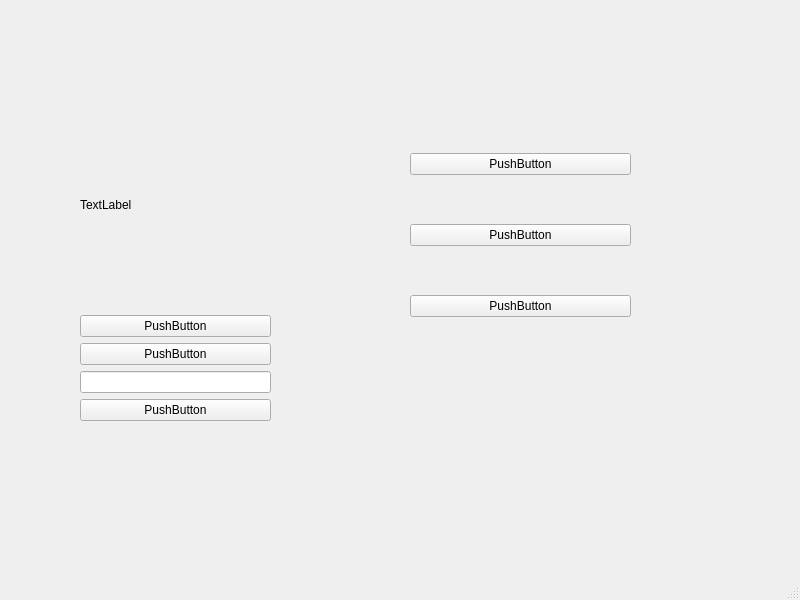
<?xml version="1.0" encoding="UTF-8"?>
<ui version="4.0">
 <class>MainWindow</class>
 <widget class="QMainWindow" name="MainWindow">
  <property name="geometry">
   <rect>
    <x>0</x>
    <y>0</y>
    <width>800</width>
    <height>600</height>
   </rect>
  </property>
  <property name="windowTitle">
   <string>MainWindow</string>
  </property>
  <widget class="QWidget" name="centralwidget">
   <widget class="QWidget" name="verticalLayoutWidget">
    <property name="geometry">
     <rect>
      <x>410</x>
      <y>110</y>
      <width>221</width>
      <height>251</height>
     </rect>
    </property>
    <layout class="QVBoxLayout" name="verticalLayout_2">
     <item>
      <widget class="QPushButton" name="pushButton_5">
       <property name="text">
        <string>PushButton</string>
       </property>
      </widget>
     </item>
     <item>
      <widget class="QPushButton" name="pushButton_4">
       <property name="text">
        <string>PushButton</string>
       </property>
      </widget>
     </item>
     <item>
      <widget class="QPushButton" name="pushButton_6">
       <property name="text">
        <string>PushButton</string>
       </property>
      </widget>
     </item>
    </layout>
   </widget>
   <widget class="QWidget" name="">
    <property name="geometry">
     <rect>
      <x>80</x>
      <y>100</y>
      <width>191</width>
      <height>321</height>
     </rect>
    </property>
    <layout class="QVBoxLayout" name="verticalLayout">
     <item>
      <widget class="QLabel" name="label">
       <property name="text">
        <string>TextLabel</string>
       </property>
      </widget>
     </item>
     <item>
      <widget class="QPushButton" name="pushButton">
       <property name="text">
        <string>PushButton</string>
       </property>
      </widget>
     </item>
     <item>
      <widget class="QPushButton" name="pushButton_2">
       <property name="text">
        <string>PushButton</string>
       </property>
      </widget>
     </item>
     <item>
      <widget class="QLineEdit" name="lineEdit"/>
     </item>
     <item>
      <widget class="QPushButton" name="pushButton_3">
       <property name="text">
        <string>PushButton</string>
       </property>
      </widget>
     </item>
    </layout>
   </widget>
  </widget>
  <widget class="QMenuBar" name="menubar">
   <property name="geometry">
    <rect>
     <x>0</x>
     <y>0</y>
     <width>800</width>
     <height>26</height>
    </rect>
   </property>
  </widget>
  <widget class="QStatusBar" name="statusbar"/>
 </widget>
 <resources/>
 <connections/>
</ui>
